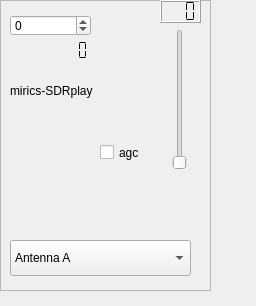
<?xml version="1.0" encoding="UTF-8"?>
<ui version="4.0">
 <class>sdrplayWidget</class>
 <widget class="QWidget" name="sdrplayWidget">
  <property name="geometry">
   <rect>
    <x>0</x>
    <y>0</y>
    <width>256</width>
    <height>306</height>
   </rect>
  </property>
  <property name="windowTitle">
   <string>SDRplay control</string>
  </property>
  <widget class="QFrame" name="frame">
   <property name="geometry">
    <rect>
     <x>0</x>
     <y>0</y>
     <width>211</width>
     <height>291</height>
    </rect>
   </property>
   <property name="frameShape">
    <enum>QFrame::StyledPanel</enum>
   </property>
   <property name="frameShadow">
    <enum>QFrame::Raised</enum>
   </property>
   <widget class="QLabel" name="label">
    <property name="geometry">
     <rect>
      <x>10</x>
      <y>80</y>
      <width>101</width>
      <height>21</height>
     </rect>
    </property>
    <property name="text">
     <string>mirics-SDRplay</string>
    </property>
   </widget>
   <widget class="QLabel" name="statusLabel">
    <property name="geometry">
     <rect>
      <x>16</x>
      <y>180</y>
      <width>121</width>
      <height>21</height>
     </rect>
    </property>
    <property name="text">
     <string/>
    </property>
   </widget>
   <widget class="QLCDNumber" name="api_version">
    <property name="geometry">
     <rect>
      <x>20</x>
      <y>40</y>
      <width>91</width>
      <height>21</height>
     </rect>
    </property>
    <property name="lineWidth">
     <number>0</number>
    </property>
    <property name="segmentStyle">
     <enum>QLCDNumber::Flat</enum>
    </property>
   </widget>
   <widget class="QSlider" name="gainSlider">
    <property name="geometry">
     <rect>
      <x>170</x>
      <y>29</y>
      <width>20</width>
      <height>141</height>
     </rect>
    </property>
    <property name="orientation">
     <enum>Qt::Vertical</enum>
    </property>
   </widget>
   <widget class="QLCDNumber" name="gainDisplay">
    <property name="geometry">
     <rect>
      <x>160</x>
      <y>0</y>
      <width>41</width>
      <height>23</height>
     </rect>
    </property>
    <property name="digitCount">
     <number>3</number>
    </property>
    <property name="segmentStyle">
     <enum>QLCDNumber::Flat</enum>
    </property>
   </widget>
   <widget class="QCheckBox" name="agcControl">
    <property name="geometry">
     <rect>
      <x>100</x>
      <y>140</y>
      <width>51</width>
      <height>25</height>
     </rect>
    </property>
    <property name="text">
     <string>agc</string>
    </property>
   </widget>
   <widget class="QSpinBox" name="ppmControl">
    <property name="geometry">
     <rect>
      <x>10</x>
      <y>15</y>
      <width>81</width>
      <height>21</height>
     </rect>
    </property>
    <property name="minimum">
     <number>-200</number>
    </property>
    <property name="maximum">
     <number>200</number>
    </property>
   </widget>
   <widget class="QLabel" name="serialNumber">
    <property name="geometry">
     <rect>
      <x>10</x>
      <y>210</y>
      <width>171</width>
      <height>20</height>
     </rect>
    </property>
    <property name="text">
     <string/>
    </property>
   </widget>
   <widget class="QComboBox" name="antennaSelector">
    <property name="geometry">
     <rect>
      <x>10</x>
      <y>240</y>
      <width>181</width>
      <height>36</height>
     </rect>
    </property>
    <item>
     <property name="text">
      <string>Antenna A</string>
     </property>
    </item>
    <item>
     <property name="text">
      <string>Antenna B</string>
     </property>
    </item>
   </widget>
  </widget>
 </widget>
 <resources/>
 <connections/>
</ui>
